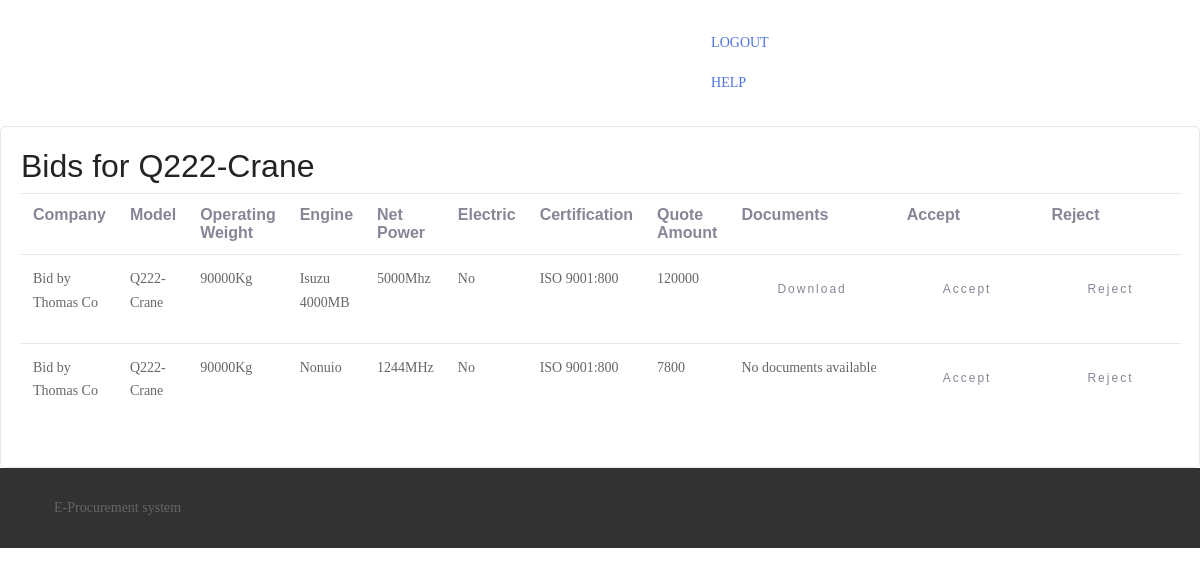
The page /buyer/listconst3 (signed in) on the database its author committed.
### create_tender/models.py (models this page shows, shortened)
class ConstructionTender(models.Model):
    user = models.ForeignKey("auth.User", on_delete=models.CASCADE)
    Mod = models.CharField(max_length=80)
    Net_power = models.CharField(max_length=80)
    Electric = models.CharField(max_length=80)
    Engine = models.CharField(max_length=80, default="No")
    Operating_weight = models.CharField(max_length=80)
    Certification = models.CharField(max_length=80)
    Quantity = models.PositiveIntegerField()
    tender_award = models.CharField(max_length=10, default="No")
    date_created = models.DateField(auto_now=True)
    is_active = models.CharField(max_length=10, default='Yes')
    class Meta:
        ordering = ['-date_created']

### create_bids/models.py (models this page shows, shortened)
class ConstructionBid(models.Model):
    user = models.ForeignKey("auth.User", on_delete=models.CASCADE)
    Tender_ID = models.ForeignKey(ConstructionTender, on_delete=models.CASCADE)
    Mod = models.CharField(max_length=80)
    Net_power = models.CharField(max_length=80)
    Electric = models.CharField(max_length=80)
    Engine = models.CharField(max_length=80, default="No")
    Operating_weight = models.CharField(max_length=80)
    Certification = models.CharField(max_length=80)
    Quote_amount = models.PositiveIntegerField()
    bid_award = models.CharField(max_length=10, default='null')
    date_created = models.DateTimeField(auto_now=True)
    Bid_documents_url = models.FileField(upload_to='bid/documents/', null=True, blank=True)
    class Meta:
        ordering = ['-date_created']

### core/models.py (models this page shows, shortened)
class Profile(models.Model):
    user = models.OneToOneField(User, on_delete=models.CASCADE)
    account_type = models.CharField(max_length=500, blank=False)
    company_name = models.CharField(max_length=30, blank=False)
    creationDate = models.DateField(auto_now=True)

### approve_bids/views.py (the view)
# urls.py: path('listconst<int:tender_id>', views.bid_const_tender_list, name='acceptConst'),
@login_required
def bid_const_tender_list(request, tender_id):
    bids = ConstructionBid.objects.filter(Tender_ID_id=tender_id, bid_award='null')
    tender = ConstructionTender.objects.get(pk=tender_id)
    context = {
        'cbids': bids,
        'tender': tender
    }
    return render(request, 'approve_bids/constTenderBid.html', context)

### templates/approve_bids/constTenderBid.html (shortened to what this page needs)
<html lang="en">
<head>
    {% load static %}
    <link href="{% static "create_tender/css/bootstrap.min.css" %}" rel="stylesheet">
    <link href="{% static "create_tender/css/main.css" %}" rel="stylesheet">
    <link href="{% static 'create_tender/vendor/mdi-font/css/material-design-iconic-font.min.css' %}" rel="stylesheet"
          media="all">
    <link rel="stylesheet" href="{% static 'home/assets/bootstrap/css/bootstrap.min.css' %}">
    <link rel="stylesheet" href="{% static 'home/assets/socicon/css/socicon.min.css' %}">
    <link rel="stylesheet" href="{% static 'home/assets/theme/css/style.css' %}">
    <link rel="stylesheet" href="{% static 'home/assets/animate.css/animate.min.css' %}">
</head>
<body>
<nav class="navbar nav bg-color navbar-fixed-top">
    <div class="container">
        <div class="mbr-table">
            <div class="mbr-table-cell">
                <div class="navbar-brand">
                    <a class="mbr-iconfont mbr-iconfont-menu navbar-caption"
                       href="{% url 'buyerHome' %}">HOME</a>
                </div>
            </div>
            <div class="mbr-table-cell" style="padding: 15px">
                <div class="pull-xs-right nav navbar-nav navbar-toggleable-sm"
                     id="exCollapsingNavbar">
                    <a class="nav-link link" href="{% url 'logout' %}">LOGOUT</a>
                </div>
                <div class="pull-xs-right nav navbar-nav navbar-toggleable-sm" style="padding-right: 15px"
                     id="exCollapsingNavbar">
                    <a class="nav-link link" data-toggle="dropdown-submenu" href="{% url 'help' %}">HELP</a>
                </div>
            </div>
        </div>
    </div>
</nav>
<div class="page-wrapper bg-blue p-t-100 p-b-100 font-robo">
    <div class="">
        <div class="card card-1">
            <div class="card-body">
                <h2 class="title">Bids for {{ tender.Mod }}</h2>
                <table class="table">
                    <tr>
                        <th>
                            Company
                        </th>
                        <th>
                            Model
                        </th>
                        <th>
                            Operating Weight
                        </th>
                        <th>
                            Engine
                        </th>
                        <th>
                            Net Power
                        </th>
                        <th>
                            Electric
                        </th>
                        <th>
                            Certification
                        </th>
                        <th>
                            Quote Amount
                        </th>
                        <th>
                            Documents
                        </th>
                        <th>
                            Accept
                        </th>
                        <th>
                            Reject
                        </th>
                    </tr>
                    {% for bid in cbids %}
                        <tr>
                            <td>
                                <a href="{% url 'user_info' bid.user.profile.id %}"><p>Bid
                                    by {{ bid.user.profile.company_name }}</p>
                                </a>
                            </td>
                            <td>
                                <p>{{ bid.Mod }}</p>
                            </td>
                            <td>
                                <p>{{ bid.Operating_weight }}</p>
                            </td>
                            <td>
                                <p>{{ bid.Engine }}</p>
                            </td>
                            <td>
                                <p>{{ bid.Net_power }}</p>
                            </td>
                            <td>
                                <p>{{ bid.Electric }}</p>
                            </td>
                            <td>
                                <p>{{ bid.Certification }}</p>
                            </td>
                            <td>
                                <p>{{ bid.Quote_amount }}</p>
                            </td>
                            <td>
                                {% if bid.Bid_documents_url %}
                                    <a href="{{ bid.Bid_documents_url.url }}" target="_blank" class="btn btn--green">Download</a>
                                {% else %}
                                    <p>No documents available</p>
                                {% endif %}
                            </td>
                            <td>
                                <form method="post" action="{% url 'approveConstBid' bid.id %}">
                                    <button class="btn btn--def" type="submit">Accept</button>
                                </form>
                            </td>
                            <td>
                                <form method="post" action="{% url 'constRejectBid' bid.id %}">
                                    <button class="btn btn--red" type="submit">Reject</button>
                                </form>
                            </td>
                        </tr>
                    {% empty %}
                        <li>No Bids for Tender yet</li>
                    {% endfor %}
                </table>
            </div>
        </div>
    </div>
</div>
<footer class="mbr-small-footer mbr-section mbr-section-nopadding" id="footer1-6"
        style="background-color: rgb(50, 50, 50); padding-top: 1.75rem; padding-bottom: 1.75rem;">
    <div class="container">
        <p class="text-xs-center">E-Procurement system</p>
    </div>
</footer>
</body>
</html>

### static/login/css/main.css (style rules this page uses)
* { margin: 0px; padding: 0px; box-sizing: border-box; }
body, html { height: 100%; font-family: Poppins-Regular, sans-serif; }
a { font-family: Poppins-Regular; font-size: 14px; line-height: 1.7; color: #666666; margin: 0px; transition: all 0.4s; -webkit-transition: all 0.4s; -o-transition: all 0.4s; -moz-transition: all 0.4s; }
h1,h2,h3,h4,h5,h6 { margin: 0px; }
p { font-family: Poppins-Regular; font-size: 14px; line-height: 1.7; color: #666666; margin: 0px; }
button { outline: none !important; border: none; background: transparent; }

### static/home/assets/theme/css/style.css (style rules this page uses)
.container { position: relative; }
.btn { margin-bottom: 0.5rem; }
.btn { font-family: 'Montserrat', sans-serif; font-weight: 500; letter-spacing: 2px; padding: 0.75rem 2.1875rem; font-size: 0.75rem; line-height: 1.5; border-radius: 3px; -webkit-transition: all .3s ease-in-out; -moz-transition: all .3s ease-in-out; transition: all .3s ease-in-out; }
body { font-family: 'Raleway', sans-serif; color: #232323; }
h1, h2, h3, h4, h5, h6, .h1, .h2, .h3, .h4, .h5, .h6, .display-1, .display-2, .display-3, .display-4 { font-family: 'Montserrat', sans-serif; word-break: break-word; word-wrap: break-word; }
.mbr-section { position: relative; padding-top: 120px; padding-bottom: 120px; background-position: 50% 50%; background-repeat: no-repeat; background-size: cover; }
.mbr-section-nopadding { padding-top: 0; padding-bottom: 0; }
.mbr-table { display: table; width: 100%; }
.mbr-table-cell { display: table-cell; float: none; padding-bottom: 0; padding-top: 0; position: relative; vertical-align: middle; }
.mbr-small-footer { background: #323232; color: #acacac; font-size: 0.8125rem; padding: 1.75rem 0; }
.mbr-small-footer p { margin-bottom: 0; }
.mbr-iconfont.mbr-iconfont-menu, .mbr-iconfont.mbr-iconfont-ext__menu { font-size: 37px; text-decoration: none; color: #fff; }

### rows shown on the page
ConstructionTender: Mod "Q222-Crane"
ConstructionBid: user.profile.company_name "Thomas Co", Mod "Q222-Crane", Operating_weight "90000Kg", Engine "Isuzu 4000MB", Net_power "5000Mhz", Electric "No", Certification "ISO 9001:800", Quote_amount "120000"
ConstructionBid: user.profile.company_name "Thomas Co", Mod "Q222-Crane", Operating_weight "90000Kg", Engine "Nonuio", Net_power "1244MHz", Electric "No", Certification "ISO 9001:800", Quote_amount "7800", Bid_documents_url "No documents available"
